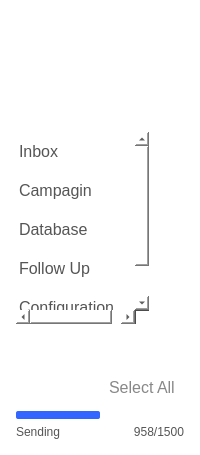
     <widget class="QWidget" name="widget_2" native="true">
      <property name="minimumSize">
       <size>
        <width>200</width>
        <height>0</height>
       </size>
      </property>
      <property name="maximumSize">
       <size>
        <width>200</width>
        <height>16777215</height>
       </size>
      </property>
      <property name="styleSheet">
       <string notr="true">QWidget#widget_2{
   
 background: qlineargradient(spread:pad, 
                                x1:0, y1:0, x2:0, y2:1, 
                                stop:0 #FFEFF2F8, 
                                stop:1 #61BCD9EB);
}

QWidget{
	background: transparent;
}</string>
      </property>
      <layout class="QHBoxLayout" name="horizontalLayout_3">
       <item>
        <layout class="QVBoxLayout" name="verticalLayout_3" stretch="2,10,0,0">
         <property name="leftMargin">
          <number>5</number>
         </property>
         <property name="topMargin">
          <number>5</number>
         </property>
         <property name="rightMargin">
          <number>5</number>
         </property>
         <property name="bottomMargin">
          <number>5</number>
         </property>
         <item>
          <widget class="QWidget" name="widget" native="true">
           <property name="minimumSize">
            <size>
             <width>170</width>
             <height>110</height>
            </size>
           </property>
           <property name="maximumSize">
            <size>
             <width>170</width>
             <height>110</height>
            </size>
           </property>
           <property name="styleSheet">
            <string notr="true">image: url(:/logo/logo.png);
background: transparent;</string>
           </property>
          </widget>
         </item>
         <item>
          <layout class="QHBoxLayout" name="horizontalLayout_28">
           <property name="spacing">
            <number>0</number>
           </property>
           <property name="topMargin">
            <number>0</number>
           </property>
           <item>
            <widget class="QListWidget" name="listWidget">
             <property name="font">
              <font>
               <family>Arial</family>
               <pointsize>12</pointsize>
              </font>
             </property>
             <property name="styleSheet">
              <string notr="true">QListWidget {
        background: transparent;
        border: none;
        outline: none;
    }
    QListWidget::item {
        padding: 10px 15px;
        font-size: 20px;
        color: #555;
    }
    QListWidget::item:selected {
        color: #000;
        font-weight: Black;
    }



            QScrollBar:horizontal {
                border: none;
                background: #f5f5f5;
                height: 12px;
                margin: 0px 12px 0px 12px;  /* Adjust margins for corners */
            }
            QScrollBar::handle:horizontal {
                background: #888;
                min-width: 20px;
                border-radius: 6px;
            }
            QScrollBar::handle:horizontal:hover {
                background: #666;
            }
            QScrollBar::add-line:horizontal, QScrollBar::sub-line:horizontal {
                background: none;
                width: 0px;
            }
            QScrollBar::add-page:horizontal, QScrollBar::sub-page:horizontal {
                background: #f5f5f5;
            }


QScrollBar:vertical {
                border: none;
                background: #f5f5f5;
                width: 10px;
                margin: 0px 0px 0px 0px;
            }
            QScrollBar::handle:vertical {
                background: #888;
                min-height: 20px;
                border-radius: 5px;
            }
            QScrollBar::handle:vertical:hover {
                background: #666;
            }
            QScrollBar::sub-line:vertical, QScrollBar::add-line:vertical {
                background: none;
                height: 0px;
            }
            QScrollBar::add-page:vertical, QScrollBar::sub-page:vertical {
                background: #f5f5f5;
            }</string>
             </property>
             <item>
              <property name="text">
               <string>Inbox</string>
              </property>
             </item>
             <item>
              <property name="text">
               <string>Campagin</string>
              </property>
             </item>
             <item>
              <property name="text">
               <string>Database</string>
              </property>
             </item>
             <item>
              <property name="text">
               <string>Follow Up</string>
              </property>
             </item>
             <item>
              <property name="text">
               <string>Configuration</string>
              </property>
             </item>
            </widget>
           </item>
           <item>
            <layout class="QVBoxLayout" name="verticalLayout_27">
             <property name="spacing">
              <number>0</number>
             </property>
             <property name="topMargin">
              <number>10</number>
             </property>
             <property name="rightMargin">
              <number>0</number>
             </property>
             <item>
              <widget class="QLabel" name="label_unread_count">
               <property name="minimumSize">
                <size>
                 <width>35</width>
                 <height>0</height>
                </size>
               </property>
               <property name="maximumSize">
                <size>
                 <width>35</width>
                 <height>16777215</height>
                </size>
               </property>
               <property name="font">
                <font>
                 <family>Arial</family>
                 <pointsize>10</pointsize>
                 <weight>75</weight>
                 <bold>true</bold>
                </font>
               </property>
               <property name="styleSheet">
                <string notr="true">color: #028fc3</string>
               </property>
               <property name="text">
                <string/>
               </property>
              </widget>
             </item>
             <item>
              <spacer name="verticalSpacer_38">
               <property name="orientation">
                <enum>Qt::Vertical</enum>
               </property>
               <property name="sizeHint" stdset="0">
                <size>
                 <width>20</width>
                 <height>40</height>
                </size>
               </property>
              </spacer>
             </item>
            </layout>
           </item>
          </layout>
         </item>
         <item>
          <spacer name="verticalSpacer_7">
           <property name="orientation">
            <enum>Qt::Vertical</enum>
           </property>
           <property name="sizeHint" stdset="0">
            <size>
             <width>20</width>
             <height>40</height>
            </size>
           </property>
          </spacer>
         </item>
         <item>
          <layout class="QVBoxLayout" name="verticalLayout_5" stretch="2,1,1">
           <property name="bottomMargin">
            <number>0</number>
           </property>
           <item>
            <layout class="QHBoxLayout" name="horizontalLayout">
             <property name="bottomMargin">
              <number>0</number>
             </property>
             <item>
              <widget class="QPushButton" name="pushButton_delete">
               <property name="minimumSize">
                <size>
                 <width>0</width>
                 <height>35</height>
                </size>
               </property>
               <property name="font">
                <font>
                 <family>Calibri</family>
                 <pointsize>9</pointsize>
                </font>
               </property>
               <property name="styleSheet">
                <string notr="true">QPushButton {
	image: url(:/icons/icons/trash.svg);
    border: none; 
}

QPushButton:hover {
	image: url(:/icons/icons/trash_hv.svg);
    border: none; 
}</string>
               </property>
               <property name="text">
                <string/>
               </property>
              </widget>
             </item>
             <item>
              <widget class="QCheckBox" name="checkBox_delete_all">
               <property name="font">
                <font>
                 <family>Arial</family>
                 <pointsize>12</pointsize>
                </font>
               </property>
               <property name="styleSheet">
                <string notr="true">QCheckBox::indicator {
                width: 0px; /* Hide the circle indicator */
                height: 0px;
            }
QCheckBox {
                color: #888;
                background-color: transparent;
                border: none;
            }
            QCheckBox:checked {
                font-weight: bold;
                color: #000;
            }</string>
               </property>
               <property name="text">
                <string>Select All</string>
               </property>
              </widget>
             </item>
            </layout>
           </item>
           <item>
            <widget class="QProgressBar" name="progressBar_compose">
             <property name="maximumSize">
              <size>
               <width>16777215</width>
               <height>8</height>
              </size>
             </property>
             <property name="styleSheet">
              <string notr="true">/* Base style for the progress bar */
QProgressBar {
    border: none;                   /* Remove border */
    border-radius: 2px;            /* Rounded corners */
    background-color: #fff;      /* Light gray background */
    text-align: center;             /* Center the text */
    color: transparent;  
	height: 2px;  
}

/* Style for the progress chunk (filled part) */
QProgressBar::chunk {
    background-color: #3366FF;      /* Blue color for the progress */
    border-radius: 2px;            /* Match rounded corners */
}</string>
             </property>
             <property name="value">
              <number>50</number>
             </property>
             <property name="textVisible">
              <bool>false</bool>
             </property>
            </widget>
           </item>
           <item>
            <layout class="QHBoxLayout" name="horizontalLayout_2">
             <property name="bottomMargin">
              <number>0</number>
             </property>
             <item>
              <widget class="QLabel" name="label_23">
               <property name="styleSheet">
                <string notr="true">color: #555;
font-size: 12px;</string>
               </property>
               <property name="text">
                <string>Sending</string>
               </property>
              </widget>
             </item>
             <item>
              <widget class="QLabel" name="label_22">
               <property name="styleSheet">
                <string notr="true">color: #555;
font-size: 12px;</string>
               </property>
               <property name="text">
                <string>958/1500</string>
               </property>
               <property name="alignment">
                <set>Qt::AlignRight|Qt::AlignTrailing|Qt::AlignVCenter</set>
               </property>
              </widget>
             </item>
            </layout>
           </item>
          </layout>
         </item>
        </layout>
       </item>
      </layout>
     </widget>
